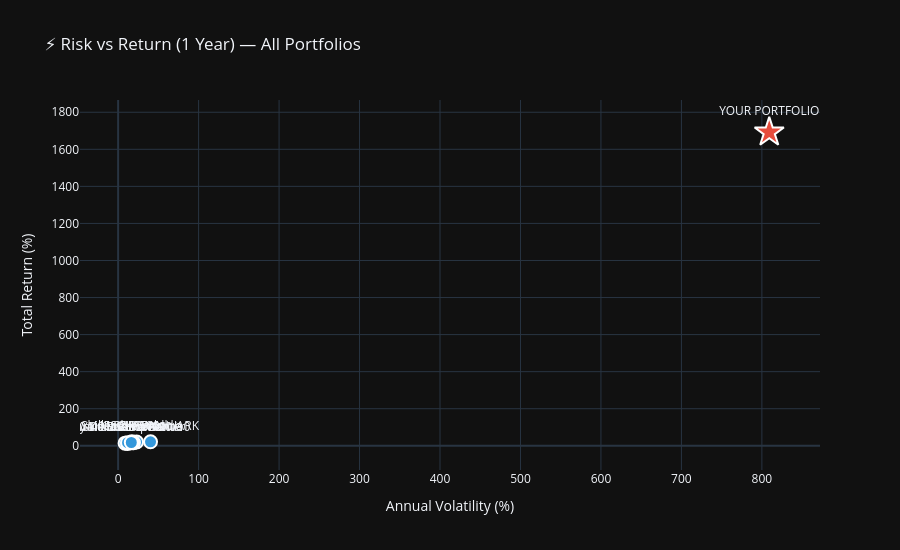

The code cell stored with this chart in its notebook:
### Code cell
# ============================================================
# SECTION 5: RISK-RETURN SCATTER
# ============================================================
all_metrics = [calc_metrics(port_aligned, '⭐ YOUR PORTFOLIO')]
for col in bench_aligned.columns:
    all_metrics.append(calc_metrics(bench_aligned[col], col))
for name, ret in lazy_returns.items():
    all_metrics.append(calc_metrics(ret.reindex(port_aligned.index).dropna(), name))

mdf_all = pd.DataFrame(all_metrics)

fig = go.Figure()
for _, row in mdf_all.iterrows():
    is_yours = '⭐' in row['Portfolio']
    fig.add_trace(go.Scatter(
        x=[row['_vol']*100], y=[row['_tr']*100],
        mode='markers+text',
        name=row['Portfolio'],
        marker=dict(
            size=22 if is_yours else 13,
            color='#e74c3c' if is_yours else '#3498db',
            symbol='star' if is_yours else 'circle',
            line=dict(width=2, color='white')
        ),
        text=[row['Portfolio'].replace('⭐ ','')],
        textposition='top center',
        showlegend=False,
        hovertemplate=f"<b>{row['Portfolio']}</b><br>Return: {row['Total Return']}<br>Vol: {row['Volatility']}<br>Sharpe: {row['Sharpe']}<extra></extra>"
    ))
fig.update_layout(
    title='⚡ Risk vs Return (1 Year) — All Portfolios',
    xaxis_title='Annual Volatility (%)', yaxis_title='Total Return (%)',
    template='plotly_dark', height=550
)
fig.show()

print("\n📊 FULL RISK-RETURN TABLE (1 YEAR):")
print(mdf_all[['Portfolio','Total Return','Volatility','Sharpe','Max Drawdown']].to_string(index=False))

### Figure 1 — Plotly figure (JSON) as saved in the notebook; plotly's stock layout.template omitted (floating-point values rounded to 4 significant figures)
{"data": [{"hovertemplate": "<b>⭐ YOUR PORTFOLIO</b><br>Return: 1692.1%<br>Vol: 809.1%<br>Sharpe: 1.97<extra></extra>", "marker": {"color": "#e74c3c", "line": {"color": "white", "width": 2}, "size": 22, "symbol": "star"}, "mode": "markers+text", "name": "⭐ YOUR PORTFOLIO", "showlegend": false, "text": ["YOUR PORTFOLIO"], "textposition": "top center", "type": "scatter", "x": [809.1], "y": [1692.0]}, {"hovertemplate": "<b>S&P 500</b><br>Return: 20.1%<br>Vol: 22.9%<br>Sharpe: 0.86<extra></extra>", "marker": {"color": "#3498db", "line": {"color": "white", "width": 2}, "size": 13, "symbol": "circle"}, "mode": "markers+text", "name": "S&P 500", "showlegend": false, "text": ["S&P 500"], "textposition": "top center", "type": "scatter", "x": [22.89], "y": [20.09]}, {"hovertemplate": "<b>Nasdaq 100</b><br>Return: 16.8%<br>Vol: 19.1%<br>Sharpe: 0.86<extra></extra>", "marker": {"color": "#3498db", "line": {"color": "white", "width": 2}, "size": 13, "symbol": "circle"}, "mode": "markers+text", "name": "Nasdaq 100", "showlegend": false, "text": ["Nasdaq 100"], "textposition": "top center", "type": "scatter", "x": [19.05], "y": [16.78]}, {"hovertemplate": "<b>MSCI World</b><br>Return: 21.3%<br>Vol: 17.1%<br>Sharpe: 1.22<extra></extra>", "marker": {"color": "#3498db", "line": {"color": "white", "width": 2}, "size": 13, "symbol": "circle"}, "mode": "markers+text", "name": "MSCI World", "showlegend": false, "text": ["MSCI World"], "textposition": "top center", "type": "scatter", "x": [17.1], "y": [21.29]}, {"hovertemplate": "<b>Ray Dalio All Weather</b><br>Return: 14.1%<br>Vol: 8.7%<br>Sharpe: 1.63<extra></extra>", "marker": {"color": "#3498db", "line": {"color": "white", "width": 2}, "size": 13, "symbol": "circle"}, "mode": "markers+text", "name": "Ray Dalio All Weather", "showlegend": false, "text": ["Ray Dalio All Weather"], "textposition": "top center", "type": "scatter", "x": [8.694], "y": [14.07]}, {"hovertemplate": "<b>Warren Buffett 90/10</b><br>Return: 15.9%<br>Vol: 16.6%<br>Sharpe: 0.97<extra></extra>", "marker": {"color": "#3498db", "line": {"color": "white", "width": 2}, "size": 13, "symbol": "circle"}, "mode": "markers+text", "name": "Warren Buffett 90/10", "showlegend": false, "text": ["Warren Buffett 90/10"], "textposition": "top center", "type": "scatter", "x": [16.55], "y": [15.93]}, {"hovertemplate": "<b>60/40 Stocks/Bonds</b><br>Return: 13.0%<br>Vol: 11.8%<br>Sharpe: 1.11<extra></extra>", "marker": {"color": "#3498db", "line": {"color": "white", "width": 2}, "size": 13, "symbol": "circle"}, "mode": "markers+text", "name": "60/40 Stocks/Bonds", "showlegend": false, "text": ["60/40 Stocks/Bonds"], "textposition": "top center", "type": "scatter", "x": [11.78], "y": [12.97]}, {"hovertemplate": "<b>Yale Endowment</b><br>Return: 16.7%<br>Vol: 11.7%<br>Sharpe: 1.44<extra></extra>", "marker": {"color": "#3498db", "line": {"color": "white", "width": 2}, "size": 13, "symbol": "circle"}, "mode": "markers+text", "name": "Yale Endowment", "showlegend": false, "text": ["Yale Endowment"], "textposition": "top center", "type": "scatter", "x": [11.7], "y": [16.74]}, {"hovertemplate": "<b>Shiller CAPE Value</b><br>Return: 17.7%<br>Vol: 16.4%<br>Sharpe: 1.09<extra></extra>", "marker": {"color": "#3498db", "line": {"color": "white", "width": 2}, "size": 13, "symbol": "circle"}, "mode": "markers+text", "name": "Shiller CAPE Value", "showlegend": false, "text": ["Shiller CAPE Value"], "textposition": "top center", "type": "scatter", "x": [16.35], "y": [17.7]}, {"hovertemplate": "<b>Cathie Wood ARK</b><br>Return: 21.4%<br>Vol: 40.3%<br>Sharpe: 0.54<extra></extra>", "marker": {"color": "#3498db", "line": {"color": "white", "width": 2}, "size": 13, "symbol": "circle"}, "mode": "markers+text", "name": "Cathie Wood ARK", "showlegend": false, "text": ["Cathie Wood ARK"], "textposition": "top center", "type": "scatter", "x": [40.26], "y": [21.41]}], "layout": {"height": 550, "title": {"text": "⚡ Risk vs Return (1 Year) — All Portfolios"}, "xaxis": {"title": {"text": "Annual Volatility (%)"}}, "yaxis": {"title": {"text": "Total Return (%)"}}}}
